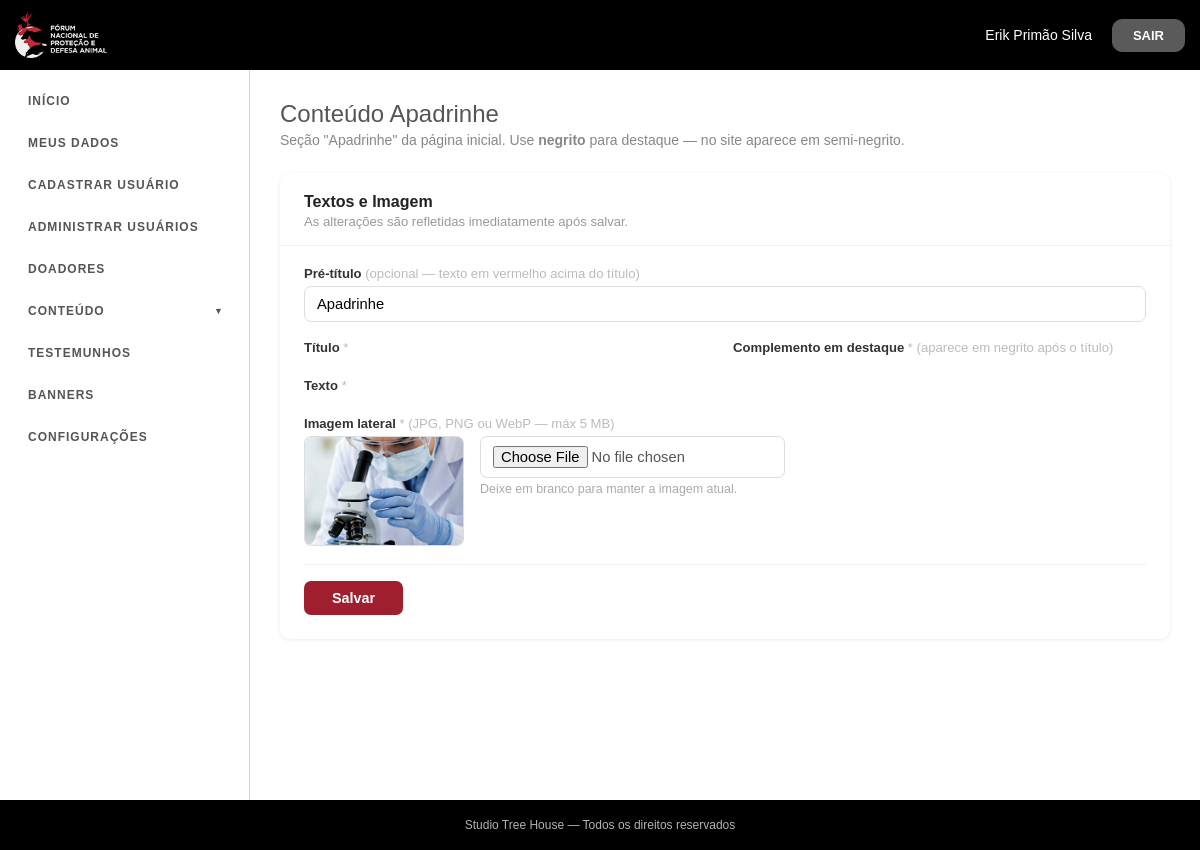
The page /admin/pages/conteudo-apadrinhe/index.php (signed in) on the database its author committed.
### tables this page shows
CREATE TABLE `conteudo_apadrinhe` (
  `id` tinyint(3) UNSIGNED NOT NULL DEFAULT 1,
  `pretitulo` varchar(120) DEFAULT NULL,
  `titulo` text NOT NULL,
  `titulo_destaque` text NOT NULL,
  `texto` longtext NOT NULL,
  `imagem` varchar(255) NOT NULL DEFAULT 'images/imgCientista.jpg'
);

### config/database.php (called while the page is built, shortened)
<?php
function getDbConnection() {
    try {
        $pdo = new PDO(
            'mysql:host=' . DB_HOST . ';dbname=' . DB_NAME . ';charset=utf8mb4',
            DB_USER,
            DB_PASS
        );
        $pdo->setAttribute(PDO::ATTR_ERRMODE, PDO::ERRMODE_EXCEPTION);
        $pdo->setAttribute(PDO::ATTR_DEFAULT_FETCH_MODE, PDO::FETCH_ASSOC);
        return $pdo;
    } catch (PDOException $e) {
        http_response_code(500);
        header('Content-Type: application/json');
        echo json_encode(['success' => false, 'message' => 'Erro de conexão com o banco de dados.']);
        exit;
    }
}

### admin/pages/conteudo-apadrinhe/index.php (the view, shortened to what this page needs)
<?php
require_once ROOT . '/config/database.php';
$ca = [
    'pretitulo'       => 'Apadrinhe',
    'titulo'          => 'Veja porque sua doação',
    'titulo_destaque' => 'pode mudar vidas.',
    'texto'           => '<p>Somos financiados exclusivamente por pessoas que acreditam na ciência sem animais. Atuamos onde as decisões realmente acontecem: nas comissões de ética, regulações e normas científicas.</p><p>Nossa missão é reduzir e substituir o uso de animais em pesquisa e ensino. É dentro das <strong>CEUAs (Comissões de Ética no Uso de Animais)</strong> que esse impacto começa.</p><p>Nosso principal instrumento é o <em>Curso de Formação em Proteção dos Animais nas CEUAs</em>, em parceria com a UFPR. Ele prepara representantes da sociedade civil para atuar nessas comissões, influenciando diretamente a aprovação de projetos com animais.</p><p>Cada representante pode impactar centenas ou até <strong>milhares de animais por ano</strong> em uma única instituição.</p>',
    'imagem'          => 'images/imgCientista.jpg',
];
try { $r = getDbConnection()->query("SELECT * FROM conteudo_apadrinhe WHERE id = 1")->fetch(); if ($r) $ca = $r; } catch (Exception $e) {}
?>
<!DOCTYPE html>
<html lang="pt-BR">
<head>
<?php include ROOT . '/admin/includes/assets.php'; ?>
<link rel="stylesheet" href="https://cdn.quilljs.com/1.3.7/quill.snow.css">
</head>
<body>
<?php include ROOT . '/admin/includes/header/header.php'; ?>
<div class="adminLayout">
    <?php include ROOT . '/admin/includes/sidebar/sidebar.php'; ?>
    <main class="adminLayout__content">
        <section class="adminInicio">
            <div class="row adminInicio__header">
                <div class="col-md-12">
                    <h2>Conteúdo Apadrinhe</h2>
                    <p>Seção "Apadrinhe" da página inicial. Use <strong>negrito</strong> para destaque — no site aparece em semi-negrito.</p>
                </div>
            </div>
            <div class="contCard">
                <div class="contCard__head">
                    <h3>Textos e Imagem</h3>
                    <p>As alterações são refletidas imediatamente após salvar.</p>
                </div>
                <div class="contCard__body">
                    <form id="formApadrinhe" enctype="multipart/form-data">
                        <div class="contField">
                            <label for="iPretitulo">Pré-título <em>(opcional — texto em vermelho acima do título)</em></label>
                            <input id="iPretitulo" name="pretitulo" type="text"
                                   value="<?= htmlspecialchars($ca['pretitulo'] ?? '') ?>"
                                   placeholder="Ex: Apadrinhe">
                        </div>
                        <div class="contRow">
                            <div class="contField">
                                <label>Título <em>*</em></label>
                            </div>
                            <div class="contField">
                                <label>Complemento em destaque <em>* (aparece em negrito após o título)</em></label>
                            </div>
                        </div>
                        <div class="contField">
                            <label>Texto <em>*</em></label>
                        </div>
                        <div class="contField">
                            <label>Imagem lateral <em>* (JPG, PNG ou WebP — máx 5 MB)</em></label>
                            <div class="contImgWrap">
                                <img id="apadrImgPreview" class="contImgPreview"
                                     src="<?= BASE_URL . '/' . htmlspecialchars($ca['imagem']) ?>" alt="Preview">
                                <div>
                                    <input type="file" name="imagem" id="apadrImgInput"
                                           accept="image/jpeg,image/png,image/webp">
                                    <p class="contImgHint">Deixe em branco para manter a imagem atual.</p>
                                </div>
                            </div>
                        </div>
                        <div class="contActions">
                            <button class="contSave" type="submit" id="btnSalvar">Salvar</button>
                        </div>
                    </form>
                </div>
            </div>
        </section>
    </main>
</div>
<?php include ROOT . '/admin/includes/footer/footer.php'; ?>
</body>
</html>

### admin/styles/brand-override.css (style rules this page uses)
.contCard { background: #fff; border-radius: 10px; box-shadow: 0 1px 4px rgba(0,0,0,.08); margin-bottom: 32px; }
.contCard__head { padding: 20px 24px 16px; border-bottom: 1px solid #f0f0f0; }
.contCard__head h3 { font-size: 1rem; font-weight: 700; margin: 0 0 3px; color: #222; }
.contCard__head p { font-size: .82rem; color: #999; margin: 0; }
.contCard__body { padding: 20px 24px 24px; }
.contField { display: flex; flex-direction: column; gap: 5px; margin-bottom: 18px; }
.contField label { font-size: .82rem; font-weight: 600; color: #333; }
.contField label em { font-style: normal; font-weight: 400; color: #bbb; }
.contField input, .contField textarea { padding: 9px 12px; border: 1px solid #ddd; border-radius: 7px; font-size: .92rem; font-family: inherit; box-sizing: border-box; width: 100%; transition: border-color .2s; }
.contRow { display: grid; grid-template-columns: 1fr 1fr; gap: 16px; }
.contActions { display: flex; align-items: center; gap: 12px; padding-top: 16px; border-top: 1px solid #f0f0f0; margin-top: 8px; }
.contSave { padding: 9px 28px; background: #a01f2e; color: #fff; border: none; border-radius: 7px; font-size: .9rem; font-weight: 600; cursor: pointer; font-family: inherit; }
.contImgWrap { display: flex; gap: 16px; align-items: flex-start; flex-wrap: wrap; }
.contImgPreview { width: 160px; height: 110px; object-fit: cover; border-radius: 7px; border: 1px solid #ddd; flex-shrink: 0; }
.contImgHint { font-size: .78rem; color: #aaa; margin: 4px 0 0; }

### rows shown on the page
conteudo_apadrinhe: pretitulo "Apadrinhe", imagem (picture)

### other values the page prints
$_SESSION['usuario']['nome_completo'] "Erik Primão Silva"
